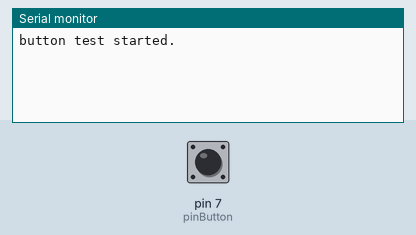
Recording of a sketch running on a simulated Arduino Uno, built with avr-gcc and run on an emulated ATmega328P. Shown: the last lines printed to the serial monitor. The inputs (shaded band) are chosen by the test bench; at power-on: pin 7 (pinButton) LOW.

Above: at 1.4 s.
1.5 s: pin 7 (pinButton) pulled HIGH for 0.35 s
At 2.01 s:
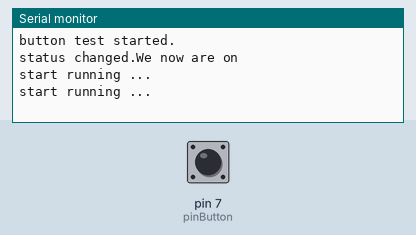
3.3 s: pin 7 (pinButton) pulled HIGH for 1 s
At 4.3 s:
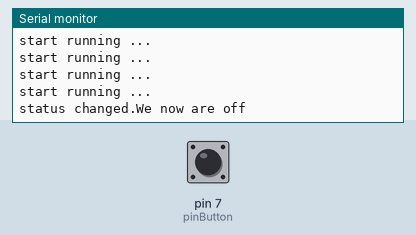

Measured:
- after the input at 1.5 s, the serial monitor: prints a new line at once (image 1)
- after the input at 3.3 s, the serial monitor: prints a new line at once (image 2)

The sketch:

button.ino
```cpp
/*
  button is very easy to use.
  While this programm shows how to use a button to simluate onoff switch.
*/

int pinButton = 7;

static bool onoff = false;
static int cur_btn_val = 0;

void setup() {
  // put your setup code here, to run once:
  pinMode(pinButton,INPUT);
  Serial.begin(9600);
  Serial.println("button test started.");
}

void loop() {
  // put your main code here, to run repeatedly:
  test2();
  delay(300);
}

void test_switch()
{
  int b = digitalRead(pinButton);

  if( 1== b && 0==cur_btn_val) {

    onoff = !onoff;
    Serial.print("we now are ");
    Serial.println(onoff?"on":"off");
  } else {
    Serial.print("button status:");
    Serial.println(b);
  }
  cur_btn_val = b;
}

bool btn_switched()
{
  int b = digitalRead(pinButton);
  bool r = false;

  if( 1== b && 0==cur_btn_val) {

    onoff = !onoff;
    r = true;
  } else {

    r = false;
  }
  cur_btn_val = b;
      return r;
}

void test2()
{
  if(btn_switched() ){
    Serial.print("status changed.We now are ");
    Serial.println(onoff?"on":"off");
  } else {
   // Serial.print("button status:");
    //Serial.println(b);
  }
  if(onoff) {
    Serial.println("start running ...");
  }
}
```
